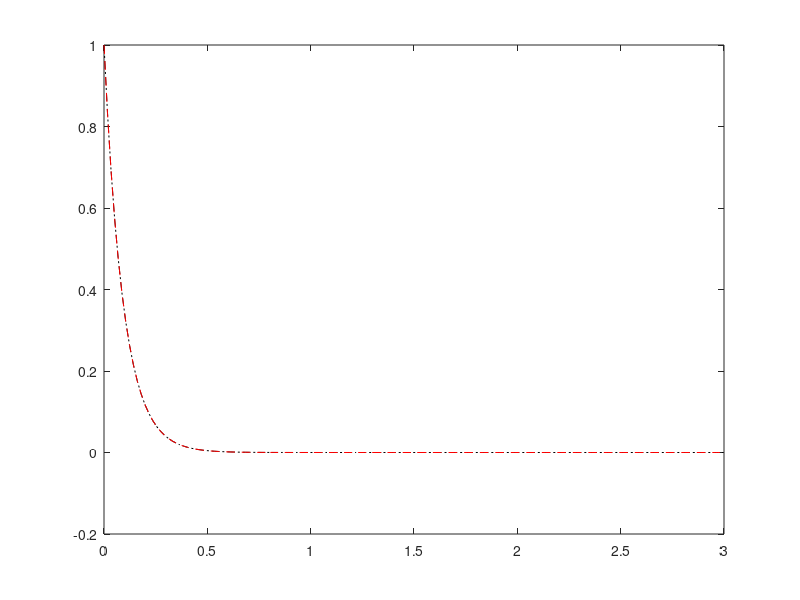

Write MATLAB code to recreate this figure.
function set1()
% Set 1 ----------------------------------------------
% ODE IVP
% Solve the following diferential equation from t = 0 to 3:
% dy/dt = -10:8y
% with the initial condition of y(0) = 1.

dy = @ (t,y) -10.8*y;

[t, y] = ode45 (dy, [0,3], 1);

HW6_1 = y;

plot (t, y,'-.k', t, exp(-10.8*t), '--r');

% - save y(t); 0 < t < 5 on HW6 1.dat file

save HW6_1.dat HW6_1 -ascii;

end

